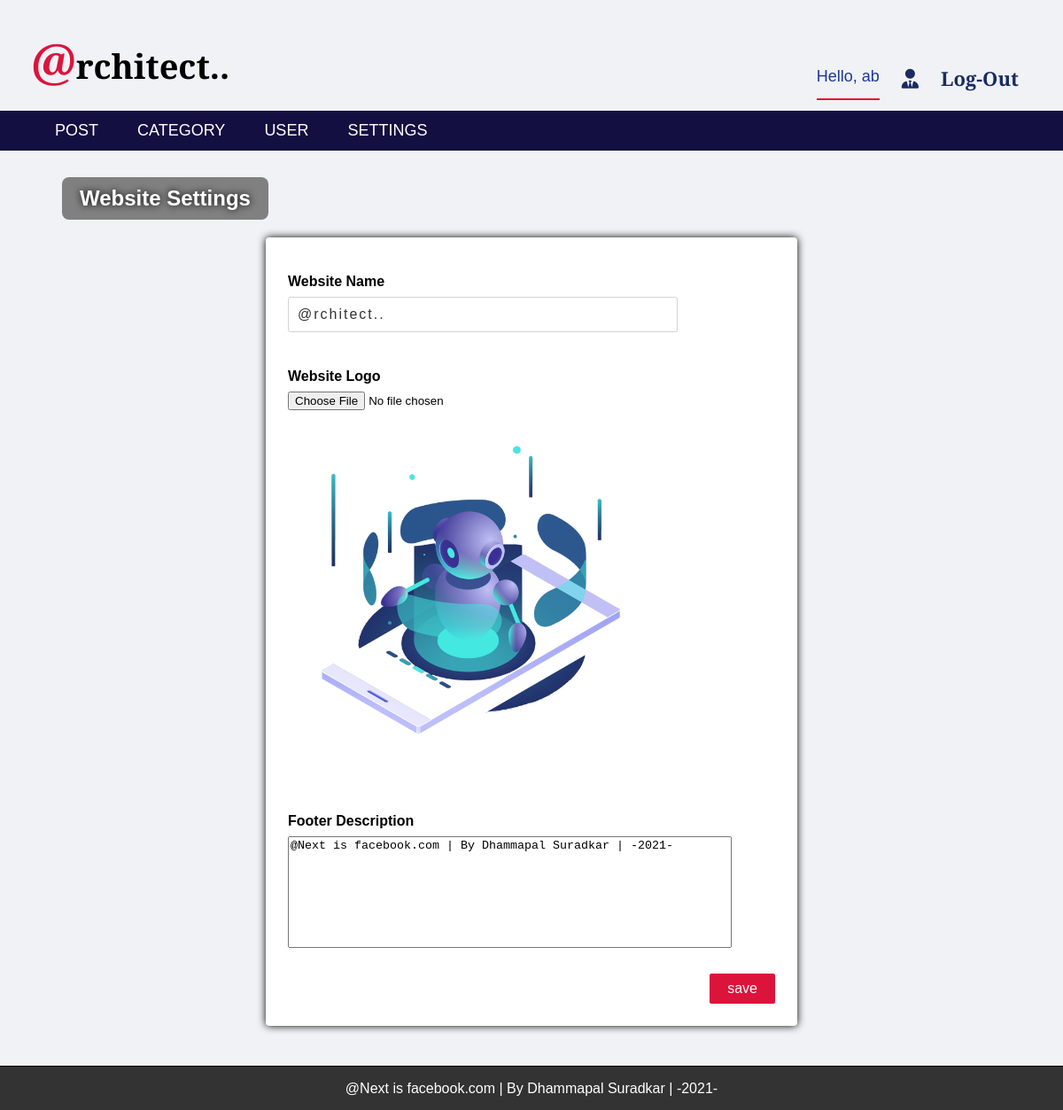
The page /admin/settings.php (signed in) on the database its author committed.
### tables this page shows
CREATE TABLE `settings` (
  `setting_id` int(11) NOT NULL,
  `website_name` varchar(255) NOT NULL,
  `website_logo` varchar(255) NOT NULL,
  `FooterDesc` varchar(300) NOT NULL
);

### admin/settings.php (the view, shortened to what this page needs)
<?php
  include 'header_nav.php';
?>
<div class="form_settings">
  <h2><span class="badge-s">Website Settings</span></h2>
  <?php
     include 'connection.php';
     $sql = "SELECT * FROM settings";
     $squery = mysqli_query($conn, $sql) or die("Error in Query : select");
     if(mysqli_num_rows($squery) > 0){
       while($row = mysqli_fetch_assoc($squery)){
  ?>
  <form action="save-settings.php" method="post" enctype="multipart/form-data">
    <div class="part">
      <p><b>Website Name</b></p>
      <input type="text" name="website_name" value="<?php echo $row['website_name']; ?>">
    </div>
    <div class="part">
      <p><b>Website Logo</b></p>
      <input type="file" name="logo">
      <img src="user-img/<?php echo $row['website_logo']; ?>">
    </div>
    <div class="part">
      <p><b>Footer Description</b></p>
      <textarea name="Description" rows="8" cols="60"><?php echo $row['FooterDesc']; ?></textarea>
    </div>
    <div class="part part1">
      <input type="submit" name="save" value="save">
    </div>
  </form>
  <?php
       }
      }
  ?>
</div>
<div class="container footer footer_post">
  <?php
     $sql1 = "SELECT FooterDesc FROM settings";
     $squery1 = mysqli_query($conn, $sql1) or die("Error in Query : select");
     $row1 = mysqli_fetch_assoc($squery1);
  ?>
  <p><?php echo $row1['FooterDesc']; ?></p>
</div>

### admin/header_nav.php (shortened to what this page needs)
<!DOCTYPE html>
<html lang="en" dir="ltr">
  <head>
    <link rel="stylesheet" href="../css/style1.css">
    <link rel="stylesheet" href="css/style2.css">
  </head>
  <body>
    <div class="container">
      <div class="head">
        <?php
           include 'connection.php';
           $sql = "SELECT website_name FROM settings";
           $squery = mysqli_query($conn, $sql) or die("Error in Query : select");
           $row = mysqli_fetch_assoc($squery);
        ?>
        <a href="http://localhost:8012/My_Large_Project/cms_news_project/"><span class="t_head"><?php echo substr($row['website_name'],0,1); ?></span><?php echo substr($row['website_name'],1,30); ?></a>
        <div class="log">
          <span class="username">Hello, <?php echo $_SESSION['username']; ?></span>
          <a href="user_page.php"><i class="fas fa-user-tie"></i></a>
          <a href="log-out.php">Log-Out</a>
        </div>
      </div>
      <div class="navbar">
        <ul id="list">
          <div class="link-1">
          <li id="first"><a class="list-item" href="post.php">POST</a></li>
          <?php
             if($_SESSION['role'] == 1){
          ?>
          <div id="hidelinks">
            <li><a class="list-item" href="category.php">CATEGORY</a></li>
            <li><a class="list-item" href="users.php">USER</a></li>
            <li><a class="list-item" href="settings.php">SETTINGS</a></li>
          </div>
          </div>
          <?php } ?>
        </ul>
      </div>
    </div>
  </body>
</html>

### css/style1.css (style rules this page uses)
* { box-sizing: border-box; }
body { margin: 0; font-family: arial; background-color: #f1f2f6; }
.container { width: 100%; }
.container .head { display: flex; justify-content: space-between; background-color: #f1f2f6; width: 100%; padding: 10px; text-align: center; }
.container .head a { display: block; color: black; margin: 20px 0 10px 25px; text-decoration: none; font-size: 38px; font-weight: 600; font-family: 'Cormorant Unicase', serif; }
.container .head a span { font-size: 55px; color: crimson; }
.container .head .log { display: flex; align-self: center; margin-top: 40px; margin-right: 40px; }
.container .head .log a { font-size: 22px; color: #182C61; transition: 0.3s; }
.container .navbar { display: flow-root; }
.container .navbar ul { margin: 0; list-style-type: none; background-color: #130f40; }
.container .navbar ul li a { display: block; color: white; font-size: 18px; padding: 12px 22px; text-decoration: none; transition: 0.2s; }
.footer { background-color: #f1f2f6; border-top: 1px solid black; }
.footer p { padding: 0 0 15px; color: black; text-align: center; margin-bottom: 0; }
.footer { background-color: #333; }
.footer p { color: white; }

### admin/css/style2.css (style rules this page uses)
* { box-sizing: border-box; }
body { margin: 0; font-family: arial; }
.container .head .log .username { color: #1e3799; margin-top: 23px; font-size: 18px; border-bottom: 2px solid crimson; }
.container .navbar ul { display: flow-root; margin: 0; list-style-type: none; background-color: #130f40; }
.container .navbar ul .link-1 { float: left; width: 90%; }
.container .navbar ul li { float: left; }
.form_settings { width: 100%; min-height: 80vh; }
.form_settings h2 { color: white; text-shadow: 0 0 8px black; margin-top: 30px; margin-left: 70px; background-color: gray; border-radius: 8px; padding: 10px 20px; display: inline-block; }
.form_settings form { width: 50%; background-color: white; padding: 25px 25px 0; border-radius: 4px; margin: 0 auto 45px; box-shadow: 0 0 10px black; overflow: auto; transition: 0.3s; }
.form_settings form .part { margin-bottom: 25px; width: 100%; overflow: auto; }
.form_settings form .part p { margin-bottom: 8px; }
.form_settings form .part input[type='text'], .form_settings form .part input[type='password'],select { width: 80%; padding: 10px; border-radius: 3px; color: #333; font-size: 16px; letter-spacing: 2px; border: 1px solid lightgray; }
.form_settings form .part img { max-width: 400px; margin-top: 10px; }
.form_settings form .part textarea { resize: none; }
.form_settings form .part1 { text-align: right; }
.form_settings form .part input[type='submit'] { background-color: crimson; padding: 8px 20px; border: none; border-radius: 2px; color: white; font-size: 16px; transition: 0.3s; }
.footer_post { background-color: #333; }
.footer_post p { color: white; }

### rows shown on the page
settings: website_name "@", website_name "rchitect..", website_name "@rchitect..", website_logo (picture), Description "@Next is facebook.com | By Dhammapal Suradkar | -2021-", FooterDesc "@Next is facebook.com | By Dhammapal Suradkar | -2021-"

### other values the page prints
$_SESSION['username'] "ab"
